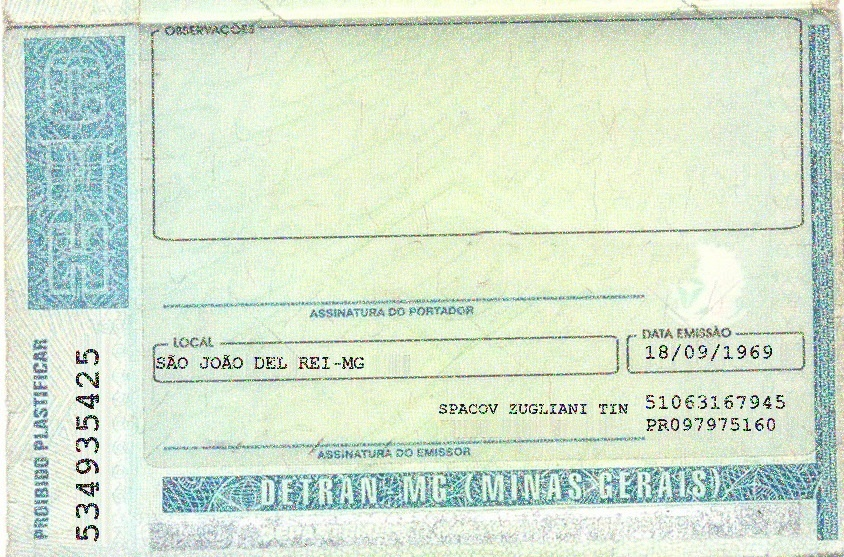
#> input picture example_cnh_back.jpg, 844 x 557 px
$ python -i image_processing.py   (imports and definitions only)   (older library calls are emulated)
#> lines starting #> are read from the running program, lines starting #| are printed output that depends on the picture
import cv2
import os
from PIL import Image, ImageStat
import numpy as np
import pandas as pd

# Mapeamento de métricas e resultados para PT-BR
metric_translation = {
    'Sharpness': 'Nitidez',
    'Brightness': 'Brilho',
    'Contrast': 'Contraste',
    'Width': 'Largura',
    'Height': 'Altura',
    'Ratio': 'Proporção',
    'ContainsFace': 'ContémFace',
}

result_translation = {
    'Good': 'Boa',
    'Poor': 'Ruim',
}


# Função para criar DataFrame de qualidade em PT-BR
# [19 lines left out: function create_quality_dataframe, not called in this run]


# Função para verificar a nitidez da imagem (usando variância do Laplaciano)
def evaluate_sharpness(image_path):
    image = cv2.imread(image_path, cv2.IMREAD_GRAYSCALE)
    variance = cv2.Laplacian(image, cv2.CV_64F).var()
    return variance


# Função para verificar o brilho da imagem (usando PIL)
def evaluate_brightness(image_path):
    image = Image.open(image_path)
    stat = ImageStat.Stat(image)
    brightness = sum(stat.mean) / len(stat.mean)  # Média do brilho dos canais
    return brightness


# Função para verificar o contraste da imagem
def evaluate_contrast(image_path):
    image = Image.open(image_path)
    stat = ImageStat.Stat(image)
    contrast = max(stat.stddev)  # Desvio padrão como proxy para contraste
    return contrast


# Função para verificar as dimensões da imagem (largura e altura)
def evaluate_dimensions(image_path):
    image = Image.open(image_path)
    width, height = image.size
    return width, height


# Função para verificar a proporção da imagem
def evaluate_ratio(width, height):
    return width / height


# Função para verificar se a imagem contém um rosto (usando OpenCV)
def evaluate_contains_face(image_path):
    face_cascade = cv2.CascadeClassifier(cv2.data.haarcascades + 'haarcascade_frontalface_default.xml')
    image = cv2.imread(image_path)
    gray = cv2.cvtColor(image, cv2.COLOR_BGR2GRAY)
    faces = face_cascade.detectMultiScale(gray, 1.1, 4)
    return len(faces) > 0  # Retorna True se algum rosto for detectado


# Função para avaliar a qualidade da imagem
def evaluate_image_quality(image_path):
#> called with image_path = '../example_cnh_back.jpg'
    results = {}

    # Avaliar nitidez
    sharpness = evaluate_sharpness(image_path)
#> in evaluate_sharpness, `image = cv2.imread(image_path, cv2.IMREAD_GRAYSCALE)`:
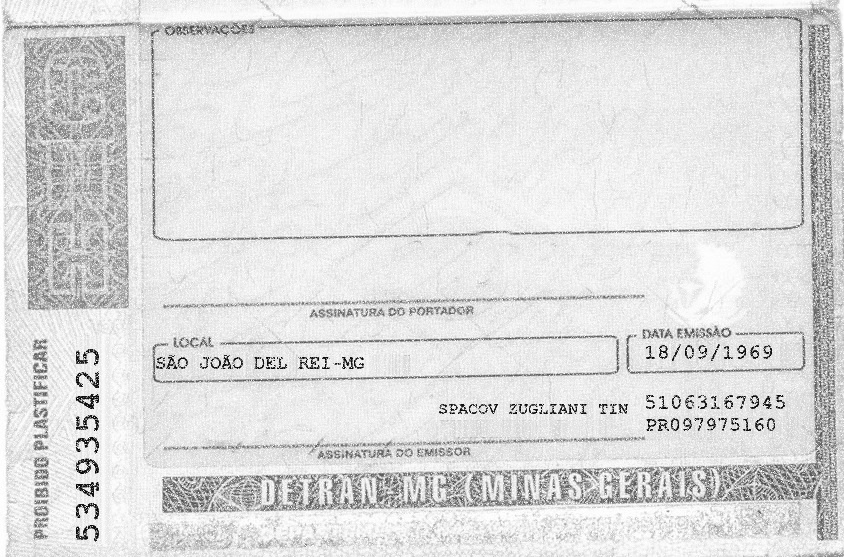
#> image: shape (557, 844); min 0, max 255, mean 220.8
#> in evaluate_sharpness, `variance = cv2.Laplacian(image, cv2.CV_64F).var()`: variance = 5167.7
#> sharpness = 5167.7
    results['Sharpness'] = sharpness

    # Avaliar brilho
    brightness = evaluate_brightness(image_path)
#> in evaluate_brightness, `brightness = sum(stat.mean) / len(stat.mean)`: brightness = 215.8
#> brightness = 215.8
    results['Brightness'] = brightness

    # Avaliar contraste
    contrast = evaluate_contrast(image_path)
#> in evaluate_contrast, `contrast = max(stat.stddev)`: contrast = 40
#> contrast = 40
    results['Contrast'] = contrast

    # Avaliar dimensões
    width, height = evaluate_dimensions(image_path)
#> width = 844; height = 557
    results['Width'] = width
    results['Height'] = height

    # Avaliar proporção
    ratio = evaluate_ratio(width, height)
#> ratio = 1.52
    results['Ratio'] = ratio

    # Verificar se contém rosto
    contains_face = evaluate_contains_face(image_path)
#> in evaluate_contains_face, image is the input picture: shape (557, 844, 3); mean B, G, R 207.8, 227.6, 212.1
#> in evaluate_contains_face, `faces = face_cascade.detectMultiScale(gray, 1.1, 4)`: faces = ()
#> contains_face = False
    results['ContainsFace'] = contains_face

    return results


# [48 lines left out: function assess_image_quality, not called in this run]


# Exemplo de uso com os dados fornecidos
quality_metrics = {
    'Sharpness': 1671.1710127547833,
    'Brightness': 126.31613516773184,
    'Contrast': 56.606450648709675,
    'Width': 1019,
    'Height': 722,
    'Ratio': 1.4113573407202216,
    'ContainsFace': True
}

# [12 lines of commented-out code are left out]

>>> result = evaluate_image_quality('../example_cnh_back.jpg')
#> result = {'Sharpness': 5167.7, 'Brightness': 215.8, 'Contrast': 40, 'Width': 844, 'Height': 557, 'Ratio': 1.52, 'ContainsFace': False}

$ run again, on example_cnh_front.jpg
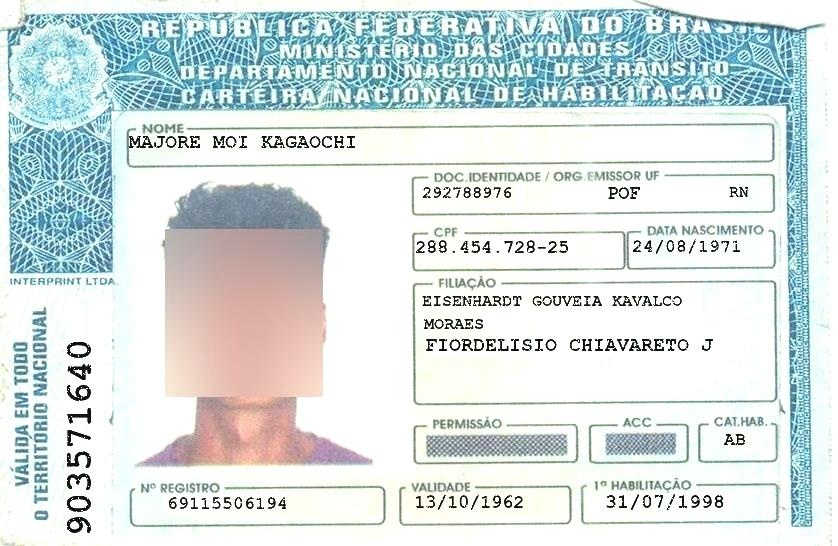
#> input picture example_cnh_front.jpg, 838 x 546 px
#> in evaluate_sharpness, `image = cv2.imread(image_path, cv2.IMREAD_GRAYSCALE)`:
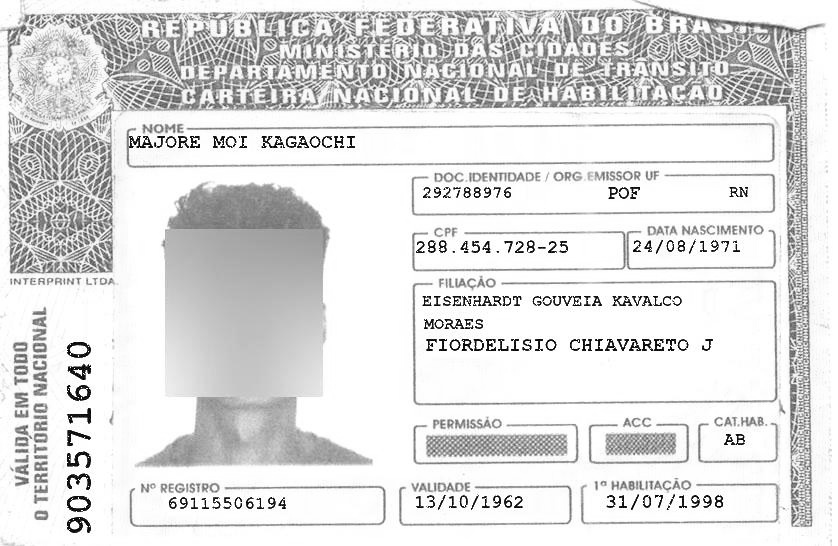
#> image: shape (546, 838); min 0, max 255, mean 221.3
#> variance = 5455.4
#> in evaluate_brightness, `brightness = sum(stat.mean) / len(stat.mean)`: brightness = 220.7
#> in evaluate_contrast, `contrast = max(stat.stddev)`: contrast = 57.92
#> in evaluate_contains_face, image is the input picture: shape (546, 838, 3); mean B, G, R 223.9, 224.2, 214
#> faces = ()
#> contains_face = False
#> result = {'Sharpness': 5455.4, 'Brightness': 220.7, 'Contrast': 57.92, 'Width': 838, 'Height': 546, 'Ratio': 1.53, 'ContainsFace': False}

$ run again, on example_rg_front.jpg
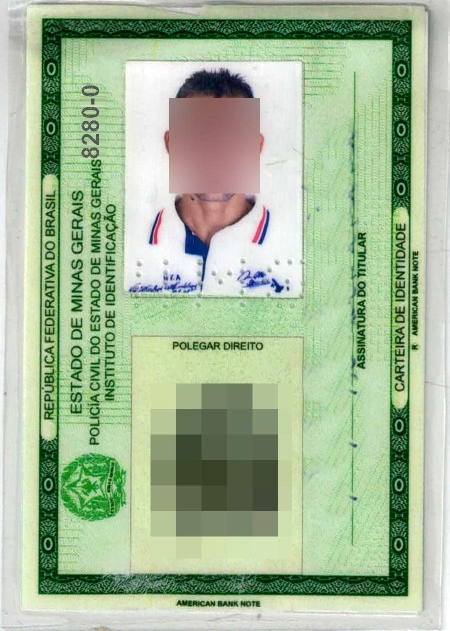
#> input picture example_rg_front.jpg, 899 x 1261 px (shown at 1/2 size)
#> in evaluate_sharpness, `image = cv2.imread(image_path, cv2.IMREAD_GRAYSCALE)`:
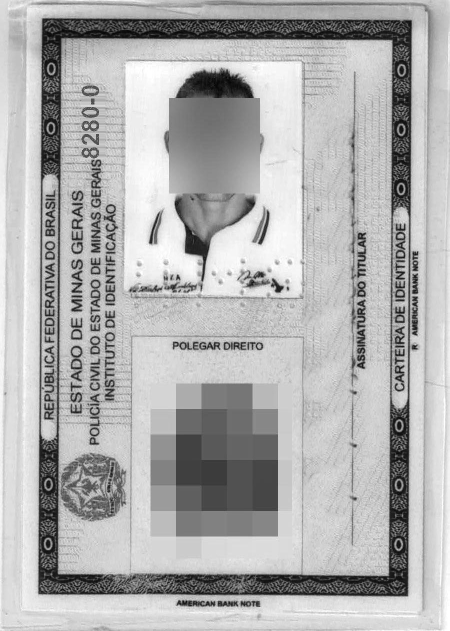
#> image: shape (1261, 899) (shown at 1/2 size); min 0, max 255, mean 175.3
#> variance = 500.9
#> in evaluate_brightness, `brightness = sum(stat.mean) / len(stat.mean)`: brightness = 167.5
#> in evaluate_contrast, `contrast = max(stat.stddev)`: contrast = 64.26
#> in evaluate_contains_face, image is the input picture: shape (1261, 899, 3); mean B, G, R 152.7, 185.2, 164.6
#> faces = ()
#> contains_face = False
#> result = {'Sharpness': 500.9, 'Brightness': 167.5, 'Contrast': 64.26, 'Width': 899, 'Height': 1261, 'Ratio': 0.713, 'ContainsFace': False}
